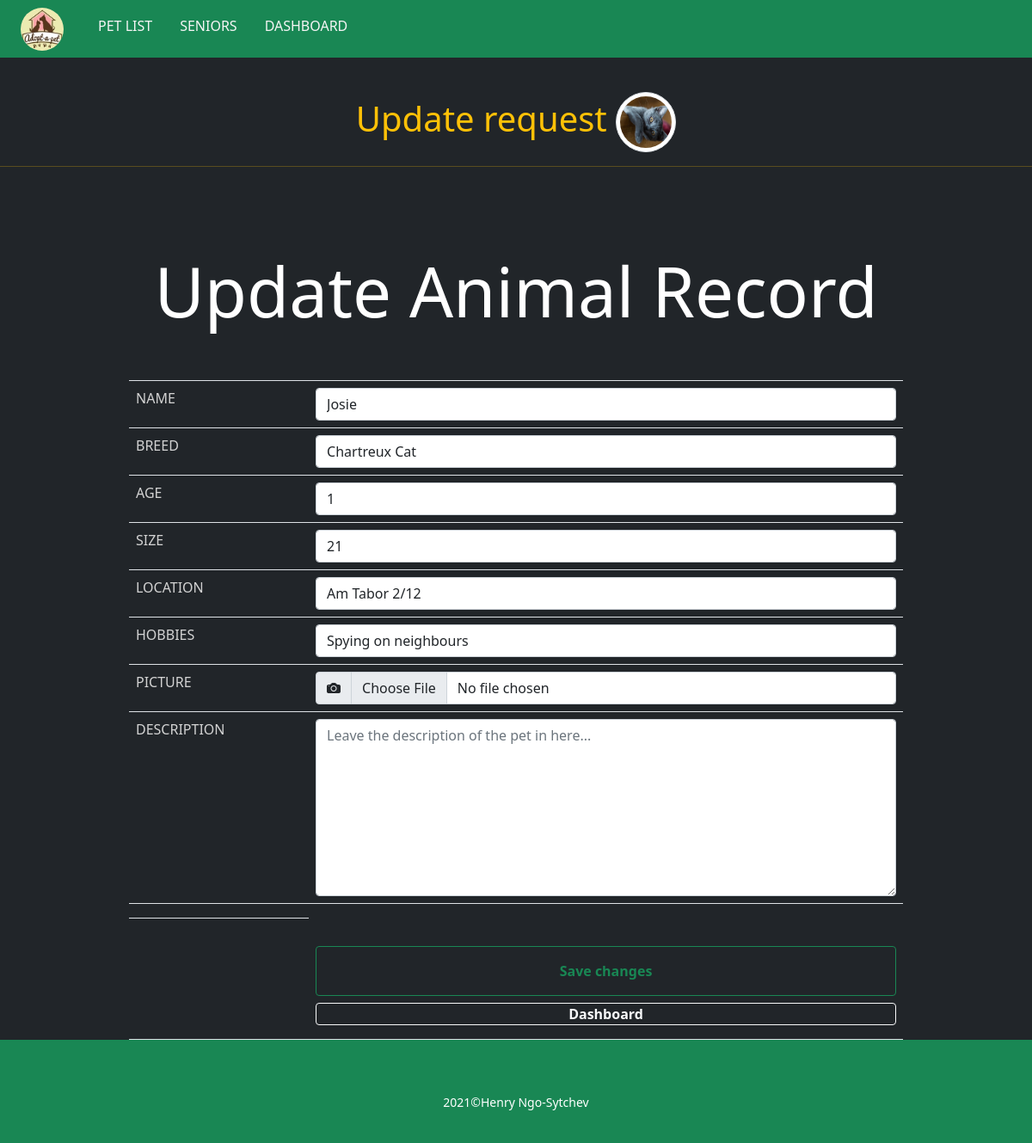
Screenshot of /CR-11/CRUD/animals/update.php?id=2 (signed in) with the database file from the repository.
### tables this page shows
CREATE TABLE `animals` (
  `animal_id` int(5) NOT NULL,
  `name` varchar(30) NOT NULL,
  `breed` varchar(50) NOT NULL,
  `picture` varchar(255) DEFAULT NULL,
  `location` varchar(100) DEFAULT NULL,
  `description` text DEFAULT NULL,
  `size` float DEFAULT NULL,
  `age` float DEFAULT NULL,
  `hobbies` varchar(100) DEFAULT NULL
);

### CR-11/CRUD/animals/update.php (the view, shortened to what this page needs)
<?php
    require_once '../components/db_connect.php';
    if($_GET["id"]){
        $id = $_GET["id"];
        $sql = "SELECT * FROM animals WHERE animal_id = '{$id}';";
        $query = mysqli_query($connect, $sql);
        if(mysqli_num_rows($query) == 1){
            $result = mysqli_fetch_all($query, MYSQLI_ASSOC);
            foreach($result as $data){
            $name = $data['name'];
            $breed = $data['breed'];
            $age = $data['age'];
            $size = $data['size'];
            $hobbies = $data['hobbies'];
            $location = $data['location'];
            $description = $data['description'];
            $picture = $data['picture'];
            }
        } else {
            header("location: error.php");
        }
    } else {
        header("location: error.php");
    }
?>
<!DOCTYPE html>
<html lang="en">
<head>
    <?php require_once("../components/bootstrap.php")?>
</head>
<body>
    <?php
    require_once("../components/navbar.php");
    ?>
    <main class="bg-dark">
    <legend  class="h2 display-1 py-3 mt-0 text-center text-warning">
        <h1 class="mt-4">Update request <img class="img-thumbnail rounded-circle" src="../pictures/<?php echo $picture; ?>" alt= "<?php echo $name ?>">
    </h1>
    <hr>
    </legend>
    <form class="w-75 mx-auto" method="POST" action="actions/a_update.php" enctype="multipart/form-data" class="rounded-3 bg-dark mx-5">
        <table class="table mx-0 mb-0 text-white fs-6">
                <tr>
                    <td colspan="2"><h2 class="display-1 my-5 text-center text-white my-4">Update Animal Record</h2>
                    </td>
                </tr>
                <tr>
                    <td class="label">NAME</td>
                    <td><input class="form-control" type="text" name="name" value="<?= $name?>" placeholder="Name"></td>
                </tr>
                <tr>
                    <td class="label">BREED</td>
                    <td><input class="form-control" type="text" name="breed" value="<?= $breed?>" placeholder="Breed"></td>
                </tr>
                <tr>
                    <td class="label">AGE</td>
                    <td><input class="form-control" type="number" name="age" value="<?= $age?>" placeholder="Age" step="any"></td>
                </tr>
                <tr>
                    <td class="label">SIZE</td>
                    <td><input class="form-control" type="number" name="size" value="<?= $size?>" placeholder="Size"></td>
                </tr>
                <tr>
                    <td class="label">LOCATION</td>
                    <td><input class="form-control" type="text" name="location" value="<?= $location?>" placeholder="Location"></td>
                </tr>
                <tr>
                    <td class="label">HOBBIES</td>
                    <td><input class="form-control" type="text" name="hobbies" value="<?= $hobbies?>" placeholder="hobbies"></td>
                </tr>
                <tr>
                    <td class="label">PICTURE</td>
                    <td>
                        <div class="input-group">
                            <label class="input-group-text" for="upload_picture"><i class="bi bi-camera-fill"></i></label>
                        <input class="form-control"  type="file" name="picture" value="../<?= $picture?>" id="upload_picture">
                        </div>
                    </td>
                </tr>
                <tr>
                    <td class="label">DESCRIPTION</td>
                    <td>
                    <textarea class="form-control" name="description" rows="8" value="<?= $description?>" placeholder="Leave the description of the pet in here..."></textarea>
                    </td>
                </tr>
                <tr>
                    <td>
                    </td>
                </tr>
                <tr>
                    <td class="m-0 p-0">
                    </td>
                    <td>
                        <div>
                            <input class="btn btn-outline-success px-5 py-3 mb-2 mt-4 fw-bold w-100" type="submit" name="name" placeholder="Name" value="Save changes">
                        </div>
                        <a href="../dashBoard.php">
                        <p class="btn btn-outline-light py-0 mb-2 fw-bold w-100">Dashboard</p>
                        </a>
                    </td>
                </tr>
            </table>
    </form>
    </main>
    <?php require_once("../components/footer.php"); ?>
</body>
</html>

### CR-11/CRUD/animals/update.php (style rules this page uses)
.label { font-weight: lighter; color: lightgrey; }
.img-thumbnail { width: 70px !important; height: 70px !important; }

### rows the page displays
animals: picture (picture), name "Josie", breed "Chartreux Cat", age "1", size "21", location "Am Tabor 2/12", hobbies "Spying on neighbours"
